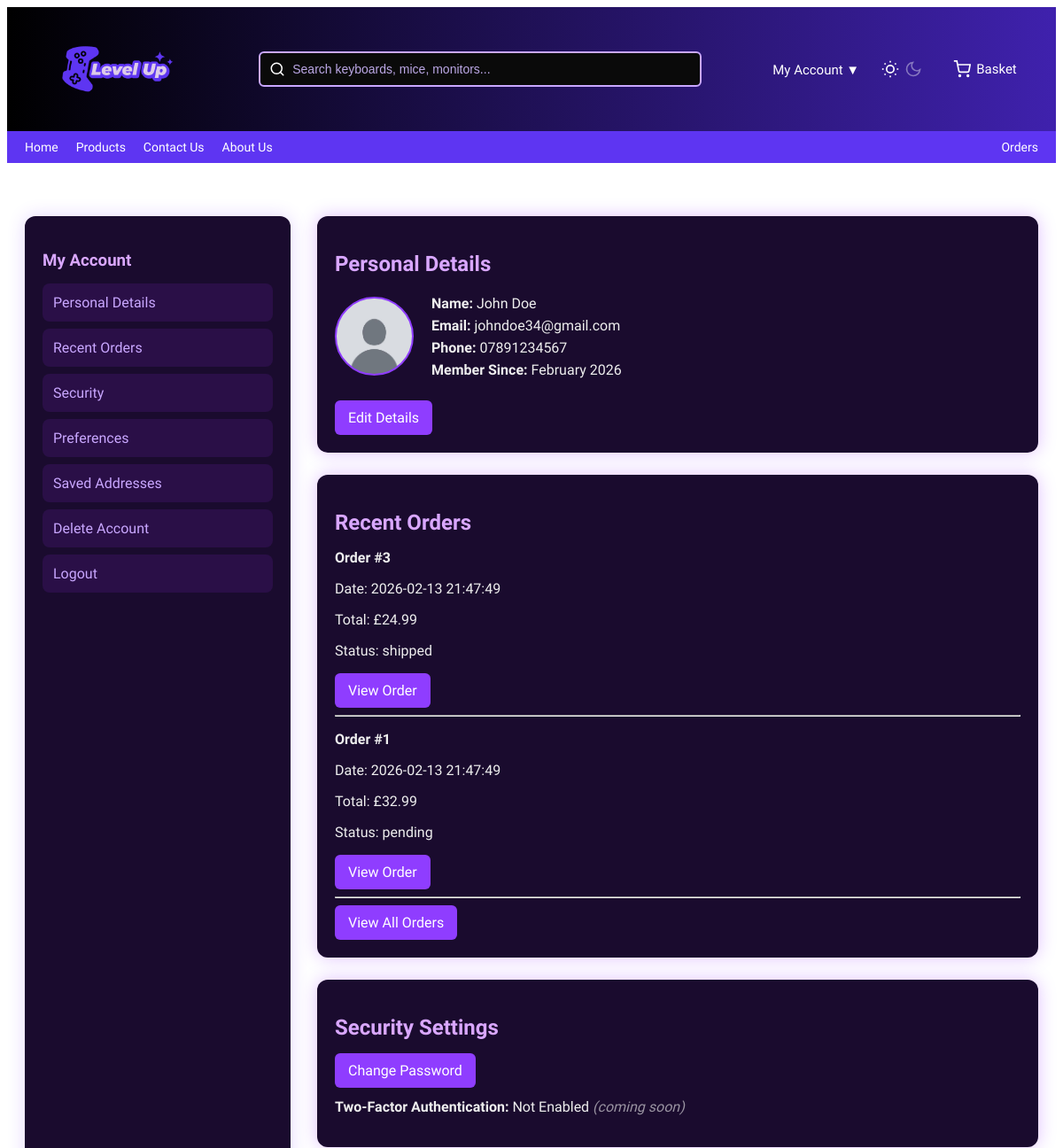
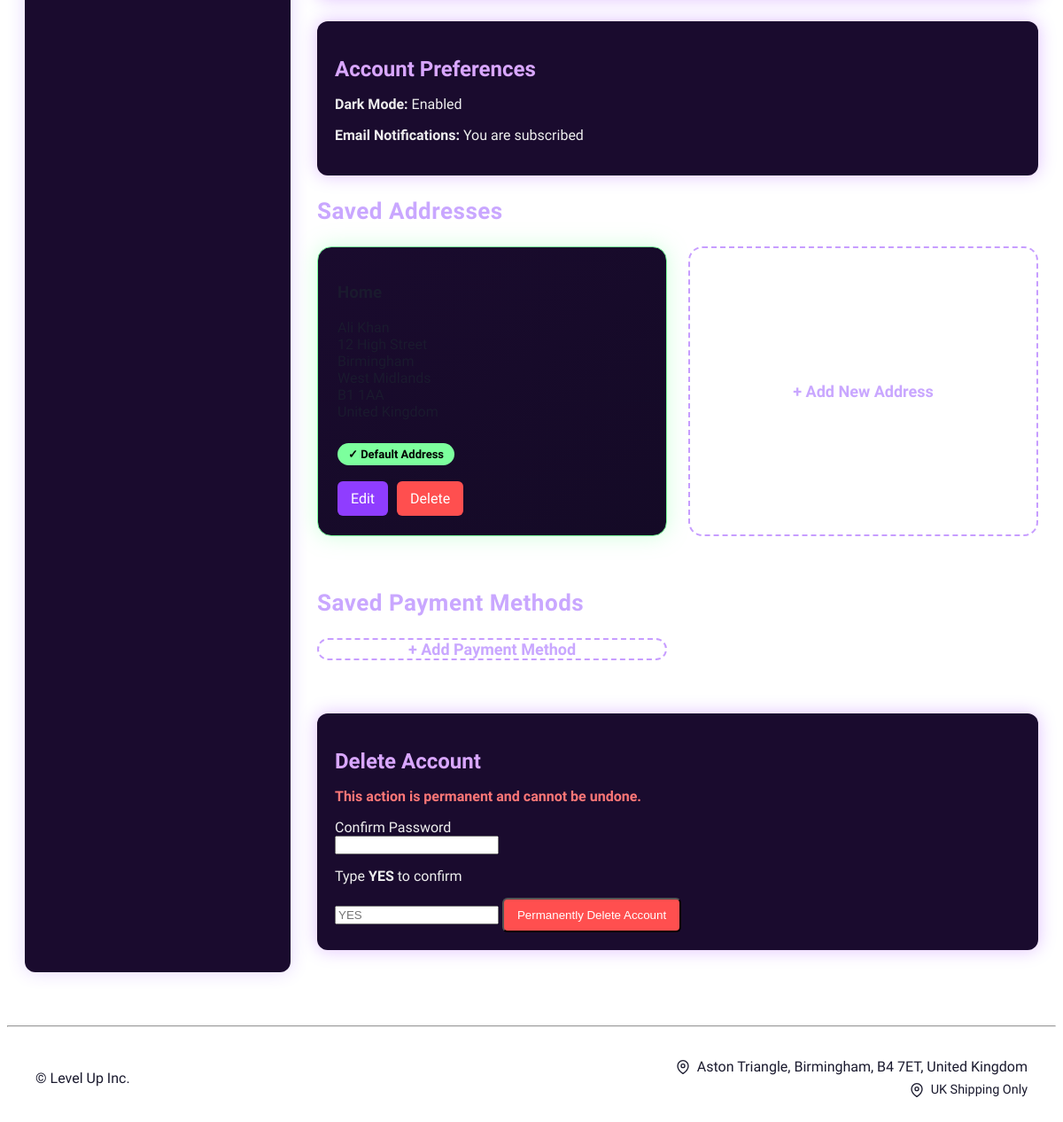
The app's page /public/index.php?page=account (signed in) with its own data (2 pictures, top to bottom).
### tables this page shows
CREATE TABLE users (
  user_id INT AUTO_INCREMENT PRIMARY KEY,
  name VARCHAR(100) NOT NULL,
  email VARCHAR(150) NOT NULL UNIQUE,
  password VARCHAR(255) NOT NULL,
  role ENUM('customer','admin') DEFAULT 'customer',
  phone VARCHAR(20),

  password_changed BOOLEAN DEFAULT 0,
  last_login TIMESTAMP NULL,

  created_at TIMESTAMP DEFAULT CURRENT_TIMESTAMP
);

CREATE TABLE orders (
  order_id INT AUTO_INCREMENT PRIMARY KEY,
  user_id INT NOT NULL,
  total_price DECIMAL(10,2) NOT NULL,

  status ENUM( 'pending',
    'processing',
    'shipped',
    'delivered',
    'returned'
  ) DEFAULT 'pending',

  address_id INT NULL,
  payment_id INT NULL,

  processed_at TIMESTAMP NULL,
  shipped_at TIMESTAMP NULL,
  delivered_at TIMESTAMP NULL,

  created_at TIMESTAMP DEFAULT CURRENT_TIMESTAMP,

  shipping_address TEXT NOT NULL,
  payment_summary VARCHAR(100) NOT NULL,

  FOREIGN KEY (user_id) REFERENCES users(user_id),
  FOREIGN KEY (address_id) REFERENCES addresses(address_id),
  FOREIGN KEY (payment_id) REFERENCES payment_methods(payment_id)
);

CREATE TABLE addresses (
  address_id INT AUTO_INCREMENT PRIMARY KEY,
  user_id INT NOT NULL,

  label VARCHAR(50) NOT NULL,

  full_name VARCHAR(100) NOT NULL,
  address_line1 VARCHAR(150) NOT NULL,
  address_line2 VARCHAR(150) NULL,
  city VARCHAR(100) NOT NULL,
  county VARCHAR(100) NULL,
  postcode VARCHAR(20) NOT NULL,
  country VARCHAR(50) NOT NULL DEFAULT 'United Kingdom',

  is_default BOOLEAN DEFAULT 0,
  created_at TIMESTAMP DEFAULT CURRENT_TIMESTAMP,

  FOREIGN KEY (user_id) 
     REFERENCES users(user_id) 
     ON DELETE CASCADE
);

### src/Controllers/AccountController.php (called while the page is built, shortened)
<?php
require_once __DIR__ . '/../Database.php';
require_once __DIR__ . '/../Helpers/address.php';
class AccountController {
    private $db;
    public function __construct() {
        $this->db = Database::getInstance()->getConnection();
    }
    public function showAccount() {
    $db = $this->db;
    $stmt = $db->prepare("SELECT * FROM users WHERE user_id = ?");
    $stmt->execute([$_SESSION['user_id']]);
    $user = $stmt->fetch(PDO::FETCH_ASSOC);
    $addrStmt = $this->db->prepare("SELECT * FROM addresses WHERE user_id = ?");
    $addrStmt->execute([$_SESSION['user_id']]);
    $addresses = $addrStmt->fetchAll();
    $orders = $db->prepare(" SELECT order_id, total_price, status, created_at AS order_date
        FROM orders
        WHERE user_id = ?
        ORDER BY order_id DESC
        LIMIT 3
    ");
    $orders->execute([$_SESSION['user_id']]);
    $recentOrders = $orders->fetchAll();
    include __DIR__ . '/../../templates/customer/account.php';
   }
    }

### src/Database.php (called while the page is built, shortened)
<?php
class Database {
    private static $instance = null;
    private $connection;
    private $host = 'localhost';
    private $dbname = 'ecommerce_db';
    private $username = 'root';
    private $password = '';
    private function __construct() {
        try {
            $this->connection = new PDO(
                "mysql:host={$this->host};dbname={$this->dbname};charset=utf8mb4",
                $this->username,
                $this->password,
                [
                    PDO::ATTR_ERRMODE => PDO::ERRMODE_EXCEPTION,
                    PDO::ATTR_DEFAULT_FETCH_MODE => PDO::FETCH_ASSOC,
                    PDO::ATTR_EMULATE_PREPARES => false
                ]
            );
        } catch (PDOException $e) {
            die("Database connection failed: " . $e->getMessage());
        }
    }
    public static function getInstance() {
        if (self::$instance === null) {
            self::$instance = new self();
        }
        return self::$instance;
    }
    public function getConnection() {
        return $this->connection;
    }
}
?>

### src/Helpers/address.php (called while the page is built, shortened)
<?php
function formatAddress(array $addr): string
{
    $parts = [];
    if (!empty($addr['full_name'])) {
        $parts[] = $addr['full_name'];
    }
    if (!empty($addr['address_line1'])) {
        $parts[] = $addr['address_line1'];
    }
    if (!empty($addr['city'])) {
        $parts[] = $addr['city'];
    }
    if (!empty($addr['county'])) {
        $parts[] = $addr['county'];
    }
    if (!empty($addr['postcode'])) {
        $parts[] = $addr['postcode'];
    }
    if (!empty($addr['country'])) {
        $parts[] = $addr['country'];
    }
    return implode("\n", $parts);
}
?>

### templates/customer/account.php (the view, shortened to what this page needs)
<?php include __DIR__ . '/../header.php';
?>
<div class="account-container">
    <div class="account-sidebar">
        <h3>My Account</h3>
        <a href="/Team-Project-Group-4/public/index.php?page=account#personal">Personal Details</a>
        <a href="/Team-Project-Group-4/public/index.php?page=account#orders">Recent Orders</a>
        <a href="/Team-Project-Group-4/public/index.php?page=account#security">Security</a>
        <a href="/Team-Project-Group-4/public/index.php?page=account#preferences">Preferences</a>
        <a href="/Team-Project-Group-4/public/index.php?page=account#addresses">Saved Addresses</a>
        <a href="/Team-Project-Group-4/public/index.php?page=account#delete">Delete Account</a>
        <a href="/Team-Project-Group-4/public/index.php?page=logout">Logout</a>
    </div>
    <div class="account-main">
        <div id="personal" class="section-card">
            <h2>Personal Details</h2>
            <?php if ($user): ?>
           <div class="profile-header">
             <div class="profile-pic" style="background-image: url('/Team-Project-Group-4/public/assets/images/avatar.png');"></div>
             <div class="profile-details">
                  <p><strong>Name:</strong> <?= htmlspecialchars($user['name']) ?></p>
                  <p><strong>Email:</strong> <?= htmlspecialchars($user['email']) ?></p>
                  <p><strong>Phone:</strong> <?= htmlspecialchars($user['phone'] ?? 'N/A') ?></p>
                  <p><strong>Member Since:</strong>
                    <?= htmlspecialchars(date("F Y", strtotime($user['created_at']))) ?>
                   </p>
               </div>
           </div>
            <?php else: ?>
             <p>User details could not be loaded.</p>
            <?php endif; ?>
            <br>
            <a class="btn-purple" href="/Team-Project-Group-4/public/index.php?page=account-edit">Edit Details</a>
        </div>
        <div id="orders" class="section-card">
            <h2>Recent Orders</h2>
            <?php if (empty($recentOrders)): ?>
                <p>You haven't placed any orders yet.</p>
            <?php else: ?>
                <?php foreach ($recentOrders as $o): ?>
                    <div class="order-item">
                        <p><strong>Order #<?= $o['order_id'] ?></strong></p>
                        <p>Date: <?= $o['order_date'] ?></p>
                        <p>Total: £<?= number_format($o['total_price'], 2) ?></p>
                        <p>Status: <?= $o['status'] ?></p>
                        <a class="btn-purple" href="/Team-Project-Group-4/public/index.php?page=order&id=<?= $o['order_id'] ?>">View Order</a>
                        <hr>
                    </div>
                <?php endforeach; ?>
            <?php endif; ?>
            <a class="btn-purple" href="/Team-Project-Group-4/public/index.php?page=orders">View All Orders</a>
        </div>
        <div id="security" class="section-card">
            <h2>Security Settings</h2>
            <a class="btn-purple" href="/Team-Project-Group-4/public/index.php?page=change-password">Change Password</a>
            <p style="margin-top:12px;">
                <strong>Two-Factor Authentication:</strong> Not Enabled
                <em style="opacity:0.6">(coming soon)</em>
            </p>
        </div>
        <div id="preferences" class="section-card">
            <h2>Account Preferences</h2>
            <p><strong>Dark Mode:</strong> Enabled</p>
            <p><strong>Email Notifications:</strong> You are subscribed</p>
        </div>
<div class="account-section">
    <h2 class="section-heading">Saved Addresses</h2>
    <div class="card-grid">
        <?php if (!empty($addresses)): ?>
            <?php foreach ($addresses as $addr): ?>
                <div class="info-card <?= $addr['is_default'] ? 'default-glow' : '' ?>">
                    <h3><?= htmlspecialchars($addr['label']) ?></h3>
                    <p><?= nl2br(htmlspecialchars(formatAddress($addr))) ?></p>
                    <?php if ($addr['is_default']): ?>
                        <span class="default-badge">✓ Default Address</span>
                    <?php endif; ?>
                    <div class="card-actions">
                        <a class="btn-purple"
                           href="<?= BASE_URL ?>index.php?page=edit-address&id=<?= $addr['address_id'] ?>">
                            Edit
                        </a>
                        <a class="btn-purple" style="background:#ff4f4f;"
                           href="<?= BASE_URL ?>index.php?page=delete-address&id=<?= $addr['address_id'] ?>">
                            Delete
                        </a>
                    </div>
                </div>
            <?php endforeach; ?>
        <?php endif; ?>
        <a class="add-card"
           href="<?= BASE_URL ?>index.php?page=add-address">
            + Add New Address
        </a>
    </div>
</div>
<div class="account-section">
    <h2 class="section-heading">Saved Payment Methods</h2>
    <div class="card-grid">
        <a class="add-card"
           href="<?= BASE_URL ?>index.php?page=add-payment">
            + Add Payment Method
        </a>
    </div>
</div>
    <div id="delete" class="section-card">
    <h2>Delete Account</h2>
    <p style="color:#ff7777; font-weight:600;">
        This action is permanent and cannot be undone.
    </p>
    <form method="POST" action="<?= BASE_URL ?>index.php?page=delete-account"
          onsubmit="return confirm('This will permanently delete your account. Continue?');">
        <label style="display:block;margin-top:15px;">
            Confirm Password
        </label>
        <input type="password" name="password" required>
        <label style="display:block;margin-top:15px;">
            Type <strong>YES</strong> to confirm
        </label>
        <input type="text" name="confirm" placeholder="YES" required>
        <button class="btn-purple"
                style="background:#ff4f4f;margin-top:15px;"
                type="submit">
            Permanently Delete Account
        </button>
    </form>
</div>
    </div>
</div>
<?php include __DIR__ . '/../footer.php'; ?>

### records on screen
users: name "John Doe", email "johndoe34@gmail.com", phone "07891234567", created_at "February 2026"
orders: order_id "3", created_at "2026-02-13 21:47:49", total_price "24.99", status "shipped"
orders: order_id "1", created_at "2026-02-13 21:47:49", total_price "32.99", status "pending"
addresses: is_default "✓ Default Address"
